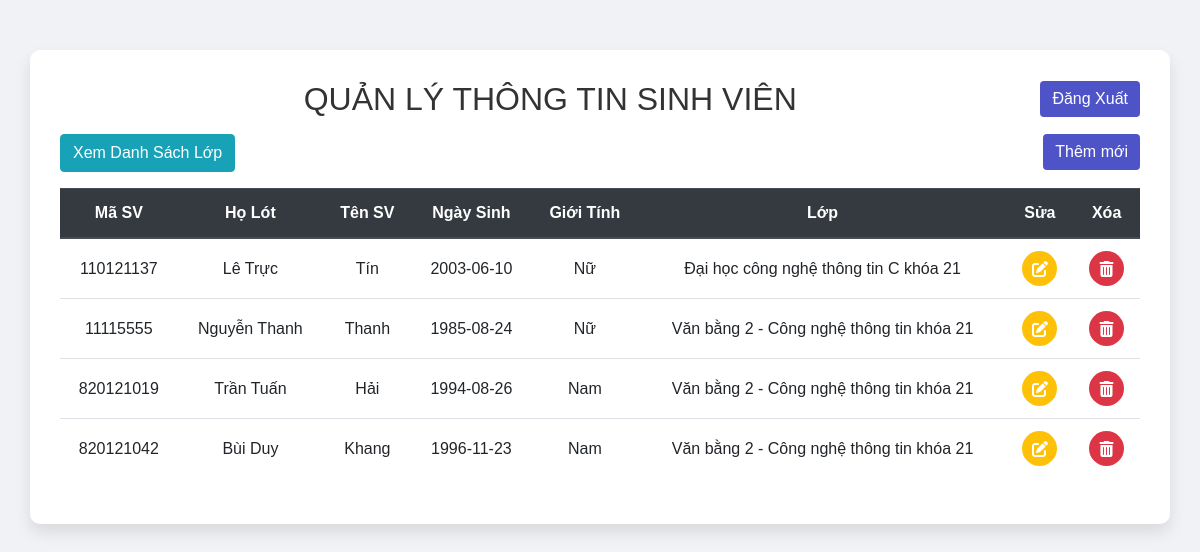
The page /sinhvien.php on the database as committed earlier.
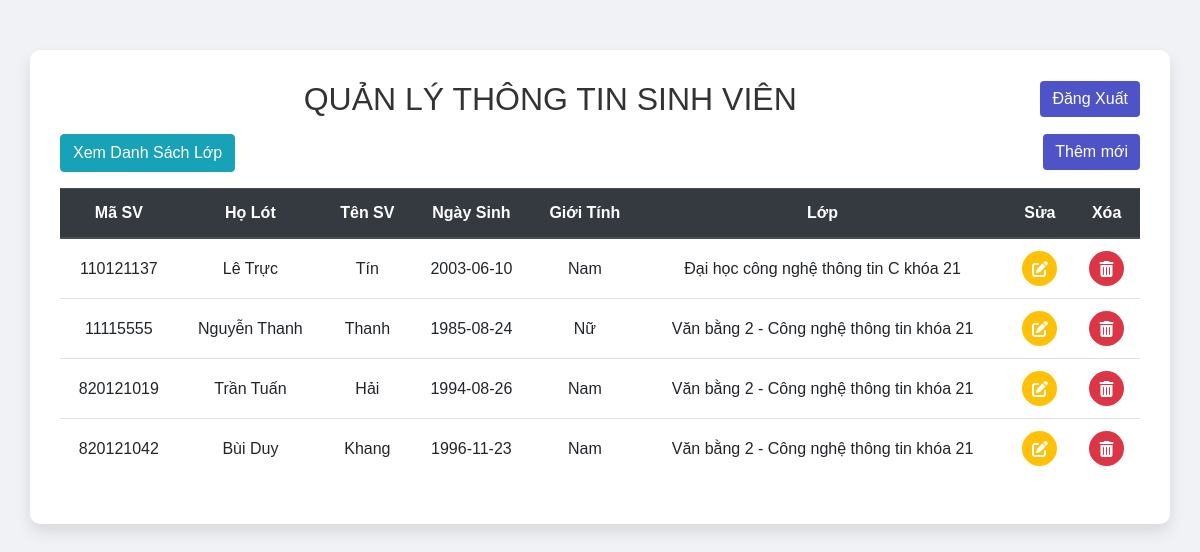
The same page on the database as committed later.
### tables this page shows
CREATE TABLE `sinhvien` (
  `maSV` varchar(9) NOT NULL COMMENT 'Mã sinh viên',
  `hoLot` varchar(20) NOT NULL COMMENT 'Họ lót',
  `tenSV` varchar(10) NOT NULL COMMENT 'Tên sinh viên',
  `ngaySinh` date NOT NULL COMMENT 'Ngày sinh',
  `gioiTinh` varchar(6) NOT NULL COMMENT 'Giới tính',
  `maLop` varchar(20) NOT NULL COMMENT 'Mã Lớp'
);

CREATE TABLE `lophoc` (
  `maLop` varchar(12) NOT NULL,
  `tenLop` varchar(100) NOT NULL,
  `ghiChu` varchar(100) NOT NULL
);

### sinhvien.php (the view, shortened to what this page needs)
<?php
    include_once("connect.php");
?>
<!DOCTYPE html>
<html lang="en">
<head>
  <link rel="stylesheet" href="https://cdn.jsdelivr.net/npm/bootstrap@4.6.2/dist/css/bootstrap.min.css">
  <link rel="stylesheet" href="https://cdnjs.cloudflare.com/ajax/libs/font-awesome/6.0.0-beta3/css/all.min.css">
</head>
<body>
<div class="container">
<div class="d-flex justify-content-between align-items-center mb-3">
    <h2 class="text-center flex-fill mb-0">QUẢN LÝ THÔNG TIN SINH VIÊN</h2>
    <a class="btn btn-primary" href="logout.php">Đăng Xuất</a>
  </div>
  <a class="btn btn-info mb-3 float-left" href="lophoc.php">Xem Danh Sách Lớp</a>
  <a class="btn btn-primary mb-3 float-right" href="themsinhvien.php">Thêm mới</a>
  <?php
    $sql = "SELECT sinhvien.*, lophoc.tenLop FROM sinhvien INNER JOIN lophoc ON sinhvien.maLop = lophoc.maLop";
    $result = $conn->query($sql);
    if ($result->num_rows > 0) {
      echo "<table class='table table-hover'>";
      echo "<thead class='thead-dark'><tr><th>Mã SV</th><th>Họ Lót</th><th>Tên SV</th><th>Ngày Sinh</th><th>Giới Tính</th><th>Lớp</th><th>Sửa</th><th>Xóa</th></tr></thead>";
      echo "<tbody>";
      while ($row = $result->fetch_assoc()) {
        echo "<tr>";
        echo "<td>" . $row["maSV"] . "</td>";
        echo "<td>" . $row["hoLot"] . "</td>";
        echo "<td>" . $row["tenSV"] . "</td>";
        echo "<td>" . $row["ngaySinh"] . "</td>";
        echo "<td>" . $row["gioiTinh"] . "</td>";
        echo "<td>" . $row["tenLop"] . "</td>";
        echo "<td><a href='suasinhvien.php?maSV=" . $row["maSV"] . "' class='btn-action btn-edit' title='Sửa'><i class='fas fa-edit'></i></a></td>";
        echo "<td><a onclick=\"return confirm('Có thực sự muốn xóa không?')\" href='xoasinhvien.php?maSV=" . $row["maSV"] . "' class='btn-action btn-delete' title='Xóa'><i class='fas fa-trash-alt'></i></a></td>";
        echo "</tr>";
      }
      echo "</tbody></table>";
    } else {
      echo "<p>Không có sinh viên nào trong danh sách.</p>";
    }
  ?>
</div>
</body>
</html>

### sinhvien.php (style rules this page uses)
body { background-color: #f0f2f5; font-family: 'Arial', sans-serif; }
.container { margin-top: 50px; background: #fff; padding: 30px; border-radius: 10px; box-shadow: 0 8px 16px rgba(0, 0, 0, 0.1); }
h2 { text-align: center; margin-bottom: 30px; color: #333; }
.btn-primary { background-color: #4e54c8; border: none; transition: background 0.3s ease; }
.table th, .table td { text-align: center; vertical-align: middle; }
a { color: #4e54c8; transition: color 0.2s; }
.btn-action { display: inline-flex; align-items: center; justify-content: center; border-radius: 50%; width: 35px; height: 35px; padding: 0; font-size: 16px; transition: background-color 0.3s ease; }
.btn-edit { background-color: #ffc107; color: white; }
.btn-delete { background-color: #dc3545; color: white; }
td { vertical-align: middle; }

Rows that differ between the two databases and show on the page:
changed sinhvien "Lê Trực": gioiTinh "Nữ" → "Nam"
